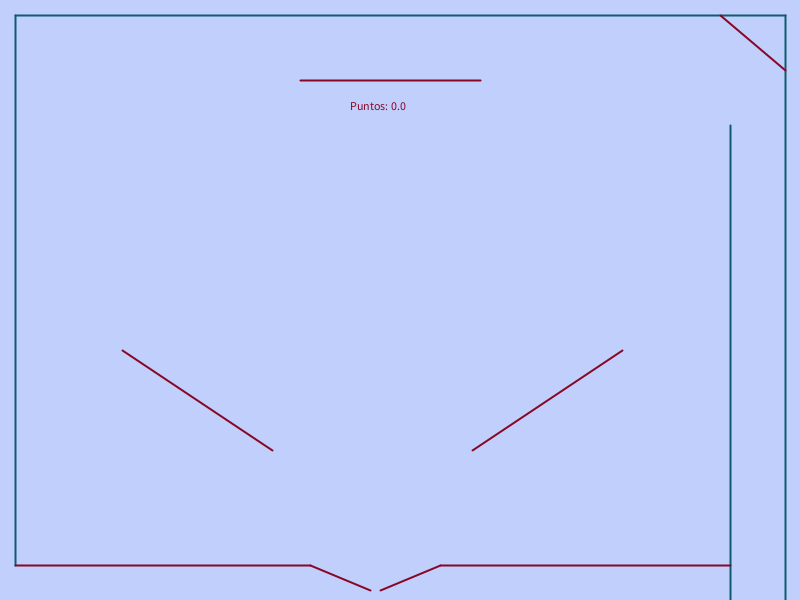
Frame 1 (no input)
Frame 60 (the mouse pressed at the canvas centre just before this capture): identical to frame 1, image omitted
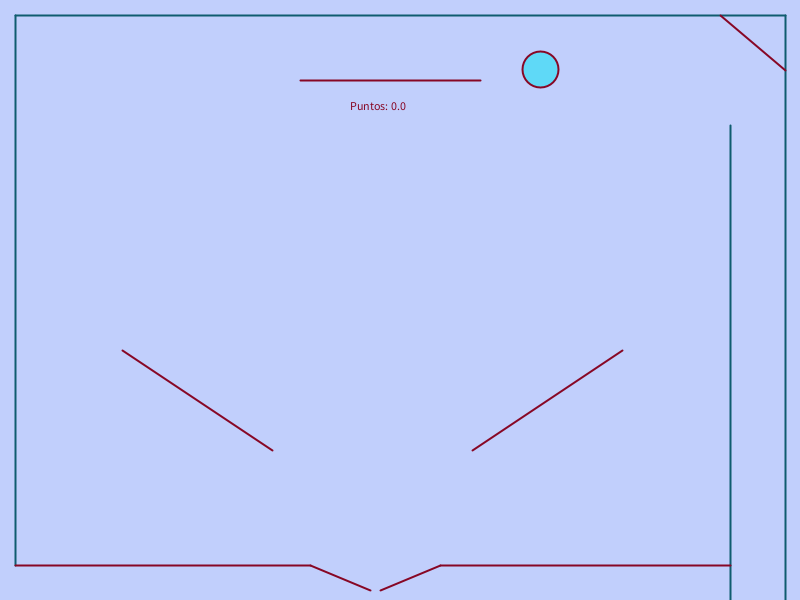
Frame 120 (the mouse held since frame 60 and released just before this capture)

The Processing sketch that drew these frames (run headless with seeded random() and noise(); from frame 60 on, the mouse is pressed at the canvas centre):

// Processing sketch: processing_150821
// ── processing_150821.pde

/*Ejercicio: Implementar la detección y respuestas a las
colisones con planos.*/

/*
 * ALINA HONHALA
 * 3º GIM
 */
 
Tablero pim;
ArrayList<Particle> bolas;
float dt = 0.4;
float radio = 18;
int i=0;
float puntos = 0;
PVector velIni = new PVector();
 

void setup() {
  size(800,600);
  
  // Campo: Extremos de la pantalla
  pim = new Tablero();
  
  // Bolas
  bolas = new ArrayList<Particle>(); 
  
}

void draw() {
  background(193,207,252);
  fill(255);
  
  // Actualiza las partículas: colisiones y dibujado
  for (int i=0;i<bolas.size();i++){
    Particle p = bolas.get(i);
    p.update();
    for (int j=i+1;j<bolas.size();j++){
      Particle q = bolas.get(j);
      //p.collision(q);
    }
    p.display();
  }
  
  fill(135,7,37);
  text("Puntos: " + puntos, (width/2)-50, 110);
 
 // Calcula Colisiones y dibuja el Pimball 
  pim.update();
  pim.display(); 
}

void mousePressed()
{
  PVector pos = new PVector(mouseX, mouseY);
  Particle p = new Particle(pos, radio);
  bolas.add(p);
}
class Particle
{
  float masa = 1.0;
  PVector place;
  PVector vel;
  PVector a; //aceleracion
  float radio;
  PVector gravedad = new PVector(0,0);
  
  
  Particle(PVector local, float radio_)
  {
    place = local.get();
    vel = new PVector( random(-20,20), random(-20,20) );
    a = new PVector();
    radio = radio_;
  }
  
  void applyForce(PVector force)
  {
    PVector fuerza = PVector.div(force.get(),masa);
    a.add(fuerza);
  }
  
  void display()
  {
    fill(95,217,247);
    ellipse(place.x, place.y, radio*2, radio*2);
  }
  
  void update() //Metodo Euler(semi)
  {
    applyForce(gravedad);
    vel.add(PVector.mult(a,dt));
    place.add(PVector.mult(vel,dt));
    a.set(0,0);
  }
  
  void run()
  {
    update();
    display();
  }
  
}

class Plano{
  PVector pto1;
  PVector pto2;
  PVector plano;  
  PVector normal;
  float Kr= 0.9;
  boolean plano_puntos = false;
  //Plano que suma puntos: true
  //Plano que no suma: false
  
  PVector dif1, dif2, VecP1Project, VecP2Project ;
  float escalar_p1Norm;
  float escalar_p1Plano, escalar_p2Plano, modulo_plano, magP1, magP2;
  float p1Project, p2Project;
  PVector perpend, unitario;
  
  Plano(float x1, float y1, float x2, float y2, boolean plano_p)
  {
    pto1 = new PVector(x1,y1);
    pto2 = new PVector(x2,y2);
    plano = PVector.sub(pto2, pto1);
    normal =  new PVector(-plano.y, plano.x);
    normal.normalize();
    plano_puntos = plano_p;
  }
  
  // Colisiones con el plano (pto1, pto2)
  void checkCollisions(Particle b)
  {
    //dif = place - pto
    dif1 = PVector.sub(pto1,b.place); //vectores plano-partícula
    dif2 =PVector.sub(pto2,b.place);
    
    unitario = new PVector(0,0);//Vector unitario del plano
    modulo_plano = plano.mag();//Modulo del plano

    /*
    Calculamos las proyecciones de los vectores plano-partícula en el plano.
    v * w = |v| * |w| *  cos (ang), por lo que podemos obtener la proyección
    como (v*w) / |w|
    */
    escalar_p1Plano = dif1.dot(plano);
    p1Project = escalar_p1Plano/modulo_plano;
    
    escalar_p2Plano = dif2.dot(plano);
    p2Project = escalar_p2Plano/modulo_plano;

    //Calculamos el vector unitario del plano, obteniendo su dirección
    unitario.set(plano);
    unitario.normalize();
    //plano.normalize(unitario);
    
    //Vector perpendicular de distancia entre la partícula y el plano
    perpend = PVector.add(dif1,PVector.mult(unitario, p1Project*(-1)));
    
    
    //DETECCIÓN DE COLISIONES PARTÍCULA-PLANO
    
    //Si las proyecciones son menos que la longitud del plano:
    if(abs(p1Project) < modulo_plano && abs(p2Project) < modulo_plano)
    {
      //Si la partícula atraviesa el plano:
      if(perpend.mag() < radio){
    
        //Invertimos la normal del plano si...
        PVector direc_n = normal.get();
        if(direc_n.dot(b.vel)>0)
           direc_n.mult(-1);
        
        float angle = PVector.angleBetween(b.vel, plano);
        
        //Delta_s = ( radio + ( dir perpendicular · normal) ) / sin(ang)
        //var deltaS:Number = (_ball.radius+dist.dotProduct(normal))/Math.sin(angle);
        float d_s = ( radio+perpend.dot(direc_n) ) / sin(angle);
        
        //Vector desplazamiento para reposicionar la partícula
        PVector desplazamiento = PVector.mult(direc_n, d_s);
        b.place.add(desplazamiento);
        
        if(plano_puntos)
        {
          puntos += 5;
          Kr = 1.0;
        }
        
        //Comprobación: b.vel.set(0,0);
       
        //La velocidad se descompone en normal y tangencial al plano
        float nv = normal.dot(b.vel);
        PVector vN = PVector.mult(normal,nv);
        PVector vT = PVector.sub(b.vel,vN); 
        b.vel = PVector.sub(vT,PVector.mult(vN,Kr));
      }
    }
     
  }

}



class Tablero {
  
  ArrayList<Plano> planos;

  Tablero()
  {
    int maxPlanos = 6;
    planos = new ArrayList<Plano>();
    
    Plano arriba = new Plano(15, 15, width-15, 15, false);
    Plano derecha = new Plano(width-15, 15, width-15, height, false);
    Plano tunel = new Plano(width-70, 15+110, width-70, height, false);
    Plano izquierda = new Plano(15, 15, 15, height-35, false);
    Plano diagonal = new Plano(width-80,15, width-15,70, true);
    
    //Triángulo
    Plano t = new Plano((width/2)-100,80, (width/2)+80,80, false);
    Plano t1 = new Plano((width/2)-100,80, width/2-15, 160, true);
    Plano t2 = new Plano((width/2)+80,80, width/2-15, 160, true);
    
    //Planos inclinados
    Plano inclinadoIzq = new Plano((width-55)/2-250,height-250,(width-55)/2-100,height-150, true);
    Plano inclinadoDer = new Plano((width-55)/2+100,height-150,(width-55)/2+250,height-250, true);
    
    Plano baseIzq = new Plano((width/2)-90,height-35,15, height-35, false);
    Plano baseDer = new Plano((width/2)+40,height-35,width-70,height-35, false);
    
    //Palancas
    Plano palancaIzq = new Plano((width/2)-90,height-35, (width/2)-30, height-10, true);
    Plano palancaDer = new Plano((width/2)+40,height-35, (width/2)-20, height-10, true);
    
    //Añadir planos al Array 
    planos.add(arriba);
    planos.add(derecha);
    planos.add(tunel);
    planos.add(izquierda);
    planos.add(diagonal);
    
    planos.add(t);
    //planos.add(t1);
    //planos.add(t2);
    
    planos.add(inclinadoIzq); //diagIzq
    planos.add(inclinadoDer); //diagDer
    
    planos.add(baseIzq); 
    planos.add(baseDer);
    
    planos.add(palancaIzq);
    planos.add(palancaDer);
    

    

     
  }
    
  void update()
  {
    for (int i = planos.size()-1; i >= 0; i--) {
       Plano p = planos.get(i);
       for (int j=0;j<bolas.size();j++){
          Particle b = bolas.get(j);
          p.checkCollisions(b); 
          } 
       }
    }
  
  
  void display()
  {
      stroke(15,92,111);
      fill(95,217,247);
      strokeWeight(2);
      for (int i=0;i<planos.size();i++){
        Plano p = planos.get(i);
        
        if(p.plano_puntos)
        {
          stroke(135,7,37);
          strokeWeight(2);
        }
        
        line(p.pto1.x, p.pto1.y, p.pto2.x, p.pto2.y);
      }
  }
  
}
  
    
